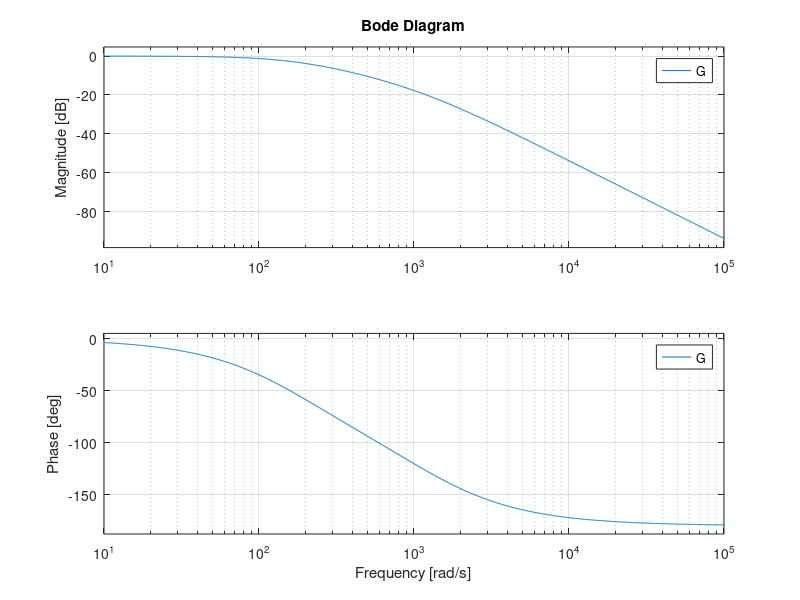
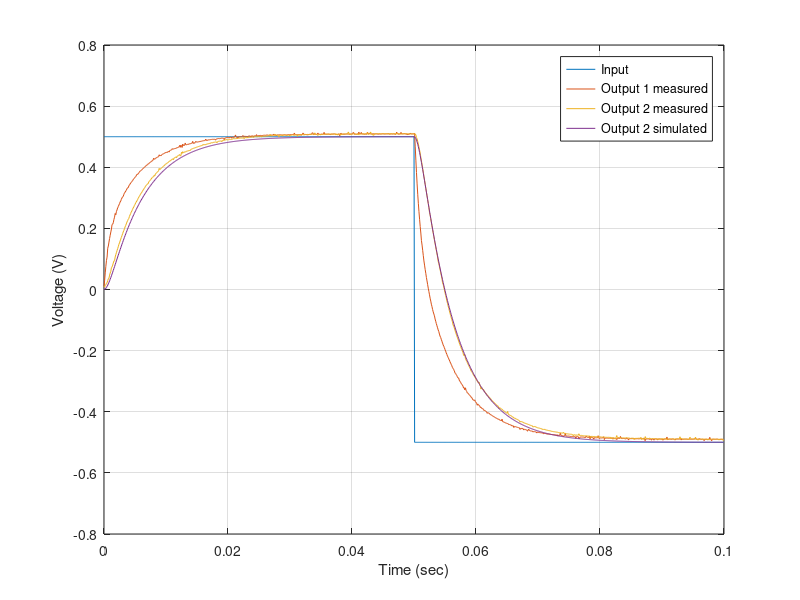
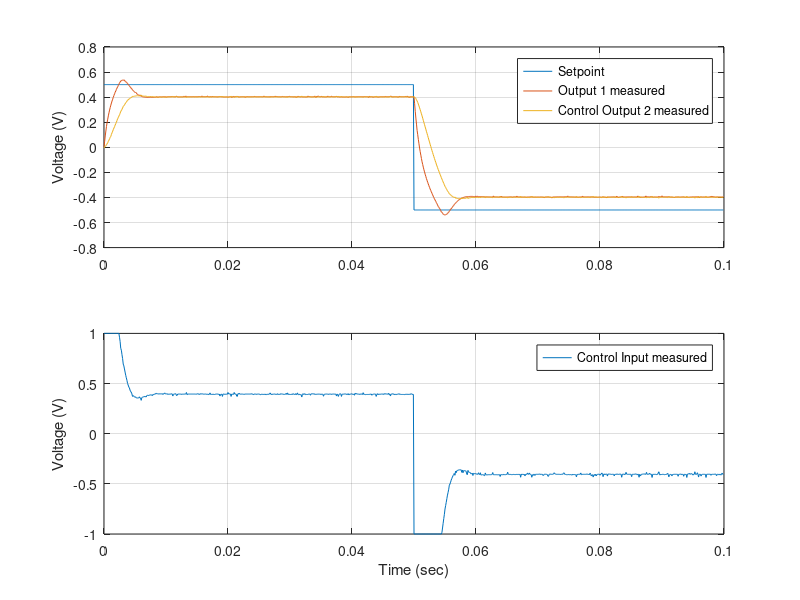
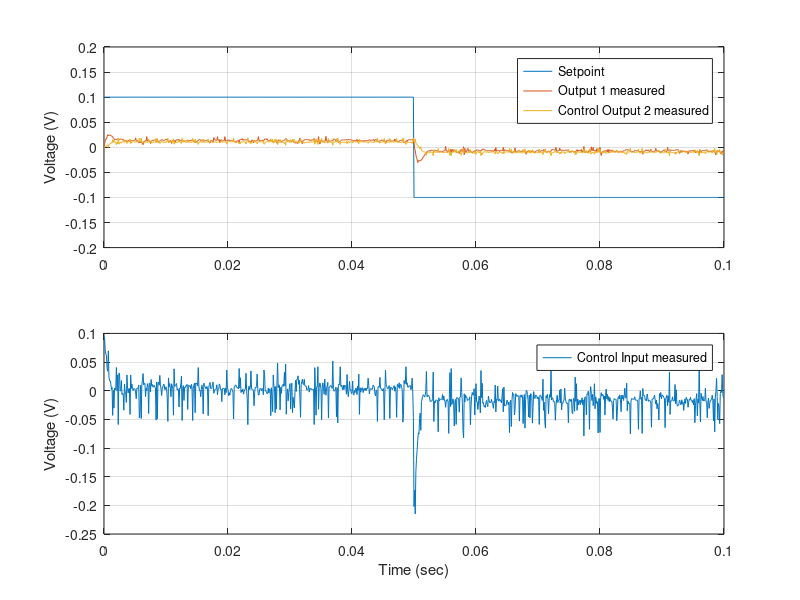

Write MATLAB code to recreate these figures, in order.
clc, clear all
addpath app/
%% Open Gui

% run GPA_nucleo_UART_exported.m

% You might want to use the following code later.

% fprintf('Matrix<float, 1, 2> K(%1.4ff, %1.4ff);\n', K(1), K(2));

% fprintf('m_A << %1.3ff, %1.3ff, %1.3ff, %1.3ff;\n', A(1,1), A(1,2), A(2,1), A(2,2));
% fprintf('m_B << %1.3ff, %1.3ff;\n', B(1), B(2));
% fprintf('m_C << %1.3ff, %1.3ff;\n', C(1,1), C(1,2));
% fprintf('m_H << %1.3ff, %1.3ff;\n', H(1), H(2));


%% Intro to C++ and Mbed

% Parameters
R1 = 4.7e3;  % Ohm
R2 = R1;
C1 = 470e-9; % F
C2 = C1;

% Transfer function
s = tf('s');
a = R1*R2*C1*C2;
b = R1*C1 + R1*C2 + R2*C2;
G = 1 / (a*s^2 + b*s + 1);

% --- P1, AUFGABE 1.9 ---
load G_est_00 % save G_est_00 G_est
G_est_500Hz = G_est;
load G_est_01 % save G_est_01 G_est
G_est_5kHz = G_est;
load G_est_02 % save G_est_02 G_est
G_est_10kHz = G_est;

figure(1)
bode(G_est_500Hz, G_est_5kHz, G_est_10kHz, G)
legend('Location', 'best')

% --- P1, AUFGABE 1.11 ---
load data_00.mat % save data_00 data

y_sim = lsim(G, data.values(:,1), data.time);

figure(2)
plot(data.time, [data.values(:,1:3), y_sim]), grid on
ylabel('Voltage (V)'), xlabel('Time (sec)')
legend('Input', ...
    'Output 1 measured', ...
    'Output 2 measured', ...
    'Output 2 simulated', ...
    'Location', 'best')

% --- P1, AUFGABE 1.12 ---
load data_01.mat % save data_01 data

figure(3)
subplot(211)
plot(data.time, data.values(:,1:3)), grid on
ylabel('Voltage (V)')
legend('Setpoint', ...
    'Output 1 measured', ...
    'Control Output 2 measured', ...
    'Location', 'best')
subplot(212)
plot(data.time, data.values(:,4)), grid on
ylabel('Voltage (V)'), xlabel('Time (sec)')
legend('Control Input measured', ...
    'Location', 'best')


%% State space controller and full-state observer

% --- P2, AUFGABE 1.1 ---
% Physical state-space model (x1=uC1, x2=uC2)
A = [-(R1+R2)/(R1*R2*C1),  1/(R2*C1);
               1/(R2*C2), -1/(R2*C2)];
B = [1/(R1*C1);
            0];
C = [0 1];
sys = ss(A, B, C, 0);

% --- P2, AUFGABE 1.2 ---
K = place(A, B, 2 * [-500 + 500*1i; -500 - 500*1i])
fprintf('Matrix<float, 1, 2> K(%1.4ff, %1.4ff);\n', K(1), K(2));

% --- P2, AUFGABE 1.5 ---
V = -1 / (C * (A - B*K)^-1 * B)

load data_02.mat % save data_02 data

figure(4)
subplot(211)
plot(data.time, data.values(:,1:3)), grid on
ylabel('Voltage (V)')
legend('Setpoint', ...
    'Output 1 measured', ...
    'Control Output 2 measured', ...
    'Location', 'best')
subplot(212)
plot(data.time, data.values(:,4)), grid on
ylabel('Voltage (V)'), xlabel('Time (sec)')
legend('Control Input measured', ...
    'Location', 'best')

load data_03.mat % save data_03 data

figure(5)
subplot(211)
plot(data.time, data.values(:,1:3)), grid on
ylabel('Voltage (V)')
legend('Setpoint', ...
    'Output 1 measured', ...
    'Control Output 2 measured', ...
    'Location', 'best')
subplot(212)
plot(data.time, data.values(:,4)), grid on
ylabel('Voltage (V)'), xlabel('Time (sec)')
legend('Control Input measured', ...
    'Location', 'best')

% --- P2, AUFGABE 2.1 ---
H = place(A.', C.', 3 * [-500 + 500*1i; -500 - 500*1i])'
fprintf('m_A << %1.3ff, %1.3ff, %1.3ff, %1.3ff;\n', A(1,1), A(1,2), A(2,1), A(2,2));
fprintf('m_B << %1.3ff, %1.3ff;\n', B(1), B(2));
fprintf('m_C << %1.3ff, %1.3ff;\n', C(1,1), C(1,2));
fprintf('m_H << %1.3ff, %1.3ff;\n', H(1), H(2));

% --- P2, AUFGABE 2.5 & 2.6 ---

% Measured values for state-space controller
load data_04.mat % save data_04 data

figure(6)
subplot(211)
plot(data.time, data.values(:,[1 2 3 5 6])), grid on
ylabel('Voltage (V)')
legend('Setpoint', ...
    'Output 1 measured', ...
    'Output 2 measured', ...
    'Output 1 estimated', ...
    'Output 2 estimated', ...
    'Location', 'best')
subplot(212)
plot(data.time, data.values(:,4)), grid on
ylabel('Voltage (V)'), xlabel('Time (sec)')
legend('Control Input measured', ...
    'Location', 'best')

% Estimated values for state-space controller
load data_05.mat % save data_05 data

figure(7)
subplot(211)
plot(data.time, data.values(:,[1 2 3 5 6])), grid on
ylabel('Voltage (V)')
legend('Setpoint', ...
    'Output 1 measured', ...
    'Output 2 measured', ...
    'Output 1 estimated', ...
    'Output 2 estimated', ...
    'Location', 'best')
subplot(212)
plot(data.time, data.values(:,4)), grid on
ylabel('Voltage (V)'), xlabel('Time (sec)')
legend('Control Input measured', ...
    'Location', 'best')
